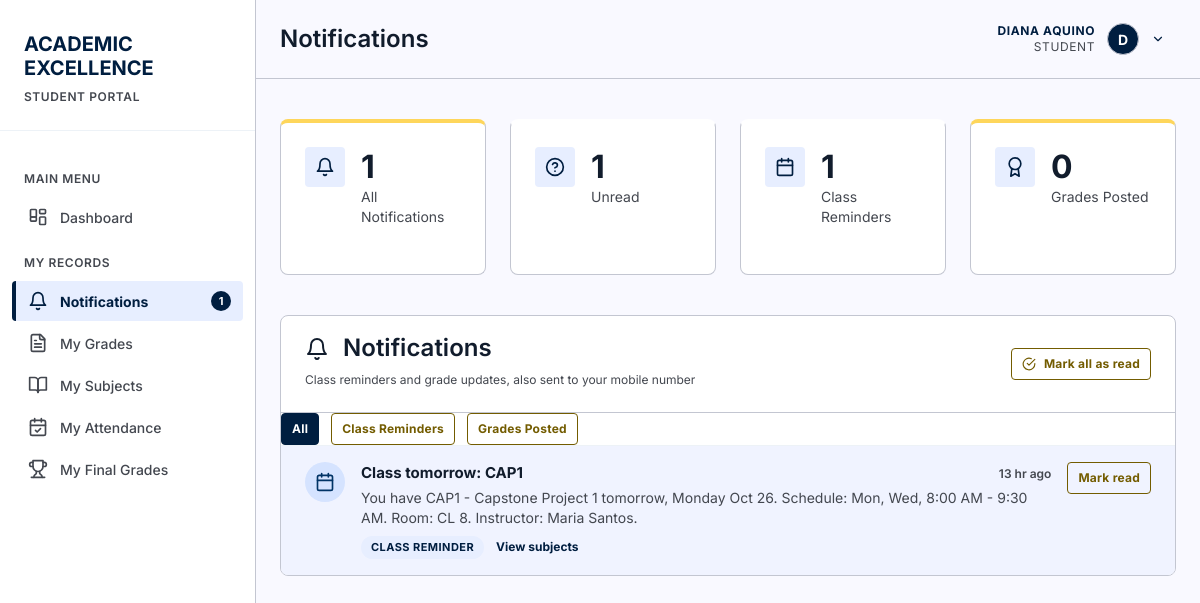
The page /pages/notifications.php (signed in) on the database as committed earlier.
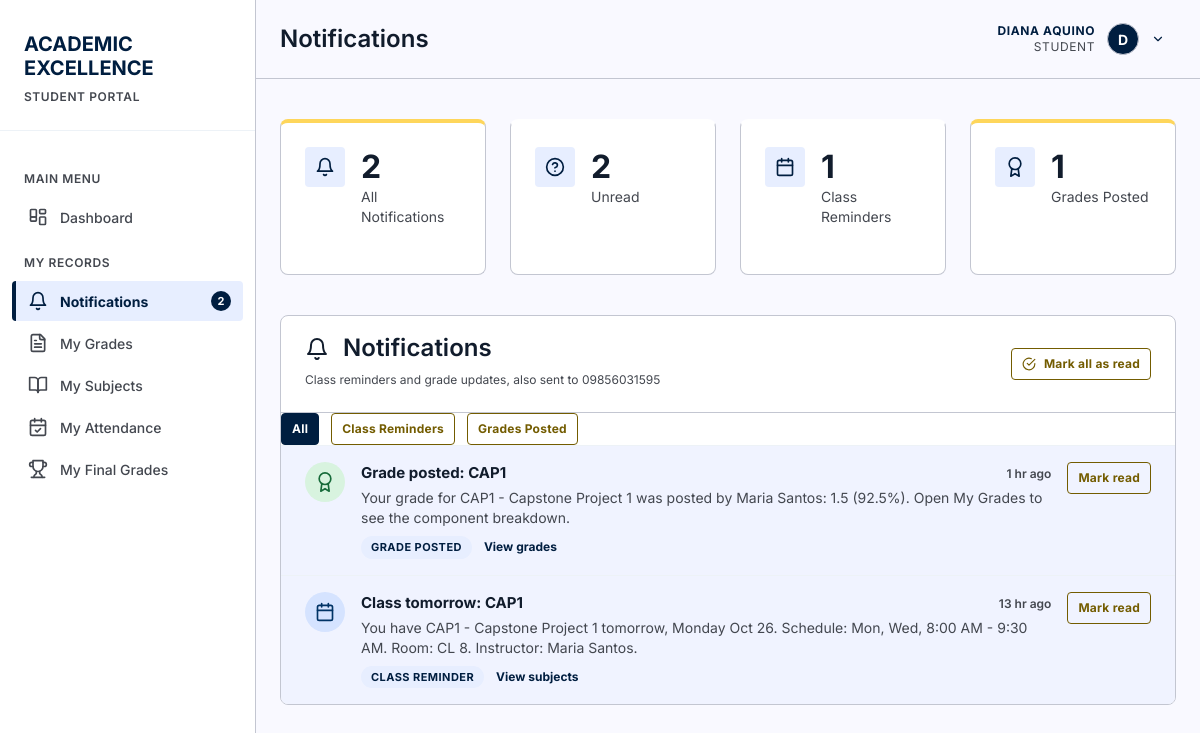
The same page on the database as committed later.
### tables this page shows
CREATE TABLE students (
        id INTEGER PRIMARY KEY AUTOINCREMENT,
        student_id TEXT UNIQUE NOT NULL,
        first_name TEXT NOT NULL,
        last_name TEXT NOT NULL,
        email TEXT,
        phone TEXT,
        date_of_birth DATE,
        gender TEXT CHECK(gender IN ('Male', 'Female', 'Other')),
        enrollment_date DATE DEFAULT CURRENT_DATE,
        status TEXT DEFAULT 'Active' CHECK(status IN ('Active', 'Inactive', 'Graduated')),
        created_at TIMESTAMP DEFAULT CURRENT_TIMESTAMP
    , user_id INTEGER REFERENCES users(id) ON DELETE SET NULL, program_id INTEGER REFERENCES programs(id) ON DELETE SET NULL, year_level INTEGER, expected_graduation_date DATE, updated_at DATETIME, block_id INTEGER REFERENCES blocks(id) ON DELETE SET NULL, student_type TEXT NOT NULL DEFAULT 'Regular' CHECK(student_type IN ('Regular', 'Irregular')));

CREATE TABLE notifications (
            id INTEGER PRIMARY KEY AUTOINCREMENT,
            student_id INTEGER NOT NULL,
            notification_type TEXT NOT NULL,
            title TEXT NOT NULL,
            message TEXT NOT NULL,
            reference_id INTEGER,
            read_at DATETIME,
            created_at DATETIME NOT NULL DEFAULT CURRENT_TIMESTAMP,
            FOREIGN KEY (student_id) REFERENCES students(id) ON DELETE CASCADE
        );

### includes/auth.php (called while the page is built, shortened)
<?php
require_once __DIR__ . '/../config/database.php';
function currentUser() {
    static $user = false;
    if ($user === false) {
        $db = getDB();
        $stmt = $db->prepare("SELECT * FROM users WHERE id = :id AND is_active = 1");
        $stmt->execute([':id' => (int) $_SESSION['user_id']]);
        $user = $stmt->fetch() ?: null;
    }
    return $user;
}
function isLoggedIn() {
    return currentUser() !== null;
}
function requireLogin() {
    if (!isLoggedIn()) {
        header('Location: ' . baseUrl() . 'login.php');
        exit();
    }
}
function requireRole(...$roles) {
    requireLogin();
    $user = currentUser();
}
function currentStudent() {
    $user = currentUser();
    static $student = false;
    if ($student === false) {
        $db = getDB();
        $stmt = $db->prepare("SELECT * FROM students WHERE user_id = :uid LIMIT 1");
        $stmt->execute([':uid' => $user['id']]);
        $student = $stmt->fetch() ?: null;
    }
    return $student;
}

### config/database.php (called while the page is built, shortened)
<?php
function getDB() {
    static $db = null;
    if ($db === null) {
        try {
            $db = new PDO('sqlite:' . DB_PATH);
            $db->setAttribute(PDO::ATTR_ERRMODE, PDO::ERRMODE_EXCEPTION);
            $db->setAttribute(PDO::ATTR_DEFAULT_FETCH_MODE, PDO::FETCH_ASSOC);
            $db->exec('PRAGMA foreign_keys = ON');
        } catch (PDOException $e) {
            die("Database connection failed: " . $e->getMessage());
        }
    }
    return $db;
}
function querySingle($sql) {
    $db = getDB();
    $stmt = $db->query($sql);
    return $stmt->fetchColumn();
}

### includes/notifications.php (called while the page is built, shortened)
<?php
function countUnreadNotifications(PDO $db, $studentId) {
    try {
        $stmt = $db->prepare("SELECT COUNT(*) FROM notifications WHERE student_id = :sid AND read_at IS NULL");
        $stmt->execute([':sid' => (int) $studentId]);
        return (int) $stmt->fetchColumn();
    } catch (Throwable $e) {
        return 0;
    }
}
function notificationTypeLabel($type) {
    return [
        'schedule_reminder' => 'Class Reminder',
        'grade_posted'      => 'Grade Posted',
        'general'           => 'Notice',
    ][$type] ?? ucfirst(str_replace('_', ' ', (string) $type));
}

### pages/notifications.php (the view, shortened to what the changed rows need)
<?php
require_once '../includes/functions.php';
require_once '../includes/notifications.php';
requireRole('student');
$pageTitle = 'Notifications';
$db = getDB();
$student = currentStudent();
$studentId = (int) $student['id'];
$sql = "SELECT * FROM notifications WHERE student_id = :sid";
$params = [':sid' => $studentId];
$sql .= ' ORDER BY created_at DESC, id DESC LIMIT 200';
$stmt = $db->prepare($sql);
$stmt->execute($params);
$notifications = $stmt->fetchAll();
$totalCount     = (int) querySingle("SELECT COUNT(*) FROM notifications WHERE student_id = " . $studentId);
$unreadCount    = countUnreadNotifications($db, $studentId);
$gradeCount     = (int) querySingle("SELECT COUNT(*) FROM notifications WHERE student_id = " . $studentId . " AND notification_type = 'grade_posted'");
function notificationTimeAgo($timestamp) {
    $time = strtotime($timestamp);
    $diff = time() - $time;
    if ($diff < 86400) {
        return floor($diff / 3600) . ' hr ago';
    }
    return formatDate($timestamp);
}
include '../includes/header.php';
?>
<div class="dashboard-stats" style="grid-template-columns: repeat(4, minmax(0, 1fr));">
    <div class="stat-card">
        <div class="stat-info">
            <h3><?php echo $totalCount; ?></h3>
            <p>All Notifications</p>
        </div>
    </div>
    <div class="stat-card">
        <div class="stat-info">
            <h3><?php echo $unreadCount; ?></h3>
            <p>Unread</p>
        </div>
    </div>
    <div class="stat-card">
        <div class="stat-info">
            <h3><?php echo $gradeCount; ?></h3>
            <p>Grades Posted</p>
        </div>
    </div>
</div>
<div class="table-container">
    <div class="table-header">
        <h2><?php echo icon('bell', 24); ?> Notifications
            <small style="display: block; color: var(--ink-muted); font-size: 12px; font-weight: 400; text-transform: none; letter-spacing: 0;">
                Class reminders and grade updates, also sent to <?php echo htmlspecialchars($student['phone'] ?: 'your mobile number'); ?>
            </small>
        </h2>
    </div>
    <?php if (empty($notifications)): ?>
        <div style="padding: 48px 24px; text-align: center; color: var(--ink-muted);">
            <?php echo icon('bell', 40); ?>
            <p style="margin-top: 12px;">No notifications yet. You will be notified here (and by SMS) when you have a class the next day or when a teacher posts your grade.</p>
        </div>
    <?php else: ?>
        <div class="notification-list">
            <?php foreach ($notifications as $notification): ?>
                <?php
                $isUnread = empty($notification['read_at']);
                $notifType = $notification['notification_type'];
                $iconName = $notifType === 'schedule_reminder' ? 'calendar' : ($notifType === 'grade_posted' ? 'award' : 'bell');
                ?>
                <article class="notification-item <?php echo $isUnread ? 'is-unread' : ''; ?>">
                    <div class="notification-icon notification-icon-<?php echo htmlspecialchars($notifType); ?>">
                        <?php echo icon($iconName, 20); ?>
                    </div>
                    <div class="notification-body">
                        <div class="notification-title-row">
                            <h3><?php echo htmlspecialchars($notification['title']); ?></h3>
                            <span class="notification-time" title="<?php echo htmlspecialchars(date('M j, Y g:i A', strtotime($notification['created_at']))); ?>">
                                <?php echo htmlspecialchars(notificationTimeAgo($notification['created_at'])); ?>
                            </span>
                        </div>
                        <p class="notification-message"><?php echo htmlspecialchars($notification['message']); ?></p>
                        <div class="notification-meta">
                            <span class="notification-badge"><?php echo htmlspecialchars(notificationTypeLabel($notifType)); ?></span>
                            <?php if ($notifType === 'grade_posted'): ?>
                                <a href="my-grades.php" class="notification-link">View grades</a>
                            <?php else: ?>
                                <a href="subjects.php" class="notification-link">View subjects</a>
                            <?php endif; ?>
                        </div>
                    </div>
                    <?php if ($isUnread): ?>
                        <form method="post" class="notification-action">
                            <button type="submit" class="btn btn-sm btn-secondary">Mark read</button>
                        </form>
                    <?php endif; ?>
                </article>
            <?php endforeach; ?>
        </div>
    <?php endif; ?>
</div>
<?php include '../includes/footer.php'; ?>

### includes/header.php (shortened to what the changed rows need)
<?php
require_once __DIR__ . '/functions.php';
$currentPage = basename($_SERVER['PHP_SELF'], '.php');
$assetPrefix = $currentPage === 'index' ? '' : '../';
$user = currentUser();
$role = $user['role'];
$unreadNotifications = 0;
if ($role === 'student') {
    require_once __DIR__ . '/notifications.php';
    $headerStudent = currentStudent();
    if ($headerStudent) {
        $unreadNotifications = countUnreadNotifications(getDB(), (int) $headerStudent['id']);
    }
}
?>
<!DOCTYPE html>
<html lang="en">
<head>
    <link rel="stylesheet" href="<?php echo $assetPrefix; ?>assets/css/style.css">
</head>
<body>
    <aside class="sidebar">
        <div class="sidebar-header">
            <h1>
                <span class="red">ACADEMIC</span><br>
                <span class="white">EXCELLENCE</span>
            </h1>
        </div>
        <nav class="sidebar-menu">
                <span class="icon"><?php echo icon('dashboard'); ?></span>
            <?php if ($role === 'admin'): ?>
                <div class="menu-category">Administration</div>
                <a href="<?php echo $assetPrefix; ?>pages/users.php" class="menu-item <?php echo $currentPage === 'users' ? 'active' : ''; ?>">
                    <span class="icon"><?php echo icon('users'); ?></span>
                    Users
                </a>
                <a href="<?php echo $assetPrefix; ?>pages/students.php" class="menu-item <?php echo $currentPage === 'students' ? 'active' : ''; ?>">
                    <span class="icon"><?php echo icon('user'); ?></span>
                    Students
                </a>
                <a href="<?php echo $assetPrefix; ?>pages/instructors.php" class="menu-item <?php echo $currentPage === 'instructors' ? 'active' : ''; ?>">
                    <span class="icon"><?php echo icon('users'); ?></span>
                    Instructors
                </a>
                <a href="<?php echo $assetPrefix; ?>pages/departments.php" class="menu-item <?php echo $currentPage === 'departments' ? 'active' : ''; ?>">
                    <span class="icon"><?php echo icon('landmark'); ?></span>
                    Departments
                </a>
                <a href="<?php echo $assetPrefix; ?>pages/manage-subjects.php" class="menu-item <?php echo $currentPage === 'manage-subjects' ? 'active' : ''; ?>">
                    <span class="icon"><?php echo icon('book-open'); ?></span>
                    Courses / Subjects
                </a>
                <a href="<?php echo $assetPrefix; ?>pages/blocks.php" class="menu-item <?php echo $currentPage === 'blocks' ? 'active' : ''; ?>">
                    <span class="icon"><?php echo icon('grid'); ?></span>
                    Blocks
                </a>
                <a href="<?php echo $assetPrefix; ?>pages/rooms.php" class="menu-item <?php echo $currentPage === 'rooms' ? 'active' : ''; ?>">
                    <span class="icon"><?php echo icon('door'); ?></span>
                    Rooms
                </a>
                <a href="<?php echo $assetPrefix; ?>pages/schedules.php" class="menu-item <?php echo $currentPage === 'schedules' ? 'active' : ''; ?>">
                    <span class="icon"><?php echo icon('calendar'); ?></span>
                    Schedules
                </a>
                <a href="<?php echo $assetPrefix; ?>pages/enrollments.php" class="menu-item <?php echo $currentPage === 'enrollments' ? 'active' : ''; ?>">
                    <span class="icon"><?php echo icon('clipboard-list'); ?></span>
                    Enrollments
                </a>
                <div class="menu-category">Academic Records</div>
                <a href="<?php echo $assetPrefix; ?>pages/attendance.php" class="menu-item <?php echo $currentPage === 'attendance' ? 'active' : ''; ?>">
                    <span class="icon"><?php echo icon('clipboard-check'); ?></span>
                    Attendance
                </a>
                <a href="<?php echo $assetPrefix; ?>pages/grades.php" class="menu-item <?php echo $currentPage === 'grades' ? 'active' : ''; ?>">
                    <span class="icon"><?php echo icon('pen-line'); ?></span>
                    Grades
                </a>
                <a href="<?php echo $assetPrefix; ?>pages/reports.php" class="menu-item <?php echo $currentPage === 'reports' ? 'active' : ''; ?>">
                    <span class="icon"><?php echo icon('bar-chart'); ?></span>
                    Reports
                </a>
                <a href="<?php echo $assetPrefix; ?>pages/sms-notifications.php" class="menu-item <?php echo $currentPage === 'sms-notifications' ? 'active' : ''; ?>">
                    <span class="icon"><?php echo icon('bell'); ?></span>
                    SMS Notifications
                </a>
            <?php else: ?>
                <a href="<?php echo $assetPrefix; ?>pages/notifications.php" class="menu-item <?php echo $currentPage === 'notifications' ? 'active' : ''; ?>">
                    <span class="icon"><?php echo icon('bell'); ?></span>
                    Notifications
                    <?php if ($unreadNotifications > 0): ?><span class="menu-badge"><?php echo (int) $unreadNotifications; ?></span><?php endif; ?>
                </a>
            <?php endif; ?>
        </nav>
    </aside>
    <div class="main-content">
        <header class="top-header">
            <h1 class="page-title"><?php echo $pageTitle ?? 'Dashboard'; ?></h1>
        </header>
        <div class="page-content">

### includes/icons.php (shortened to what the changed rows need)
<?php
function icon($name, $size = 20) {
    return '<svg xmlns="http://www.w3.org/2000/svg" width="' . $size . '" height="' . $size
        . '" viewBox="0 0 24 24" fill="none" stroke="currentColor" stroke-width="2"'
        . ' stroke-linecap="round" stroke-linejoin="round" aria-hidden="true">'
        . $icons[$name] . '</svg>';
}

Rows that differ between the two databases and show on the page:
changed students: phone "your mobile number" → "09856031595"
added notifications: title "Grade posted: CAP1", created_at "1 hr ago", message "Your grade for CAP1 - Capstone Project 1 was posted by Maria Santos: 1.5 (92.5%). Open My Grades to see the component breakdown.", notification_type "GRADE POSTED", shows "View grades"
Other text that changed with them:
$unreadNotifications: "1" → "2"
$totalCount: "1" → "2"
$unreadCount: "1" → "2"
$gradeCount: "0" → "1"
